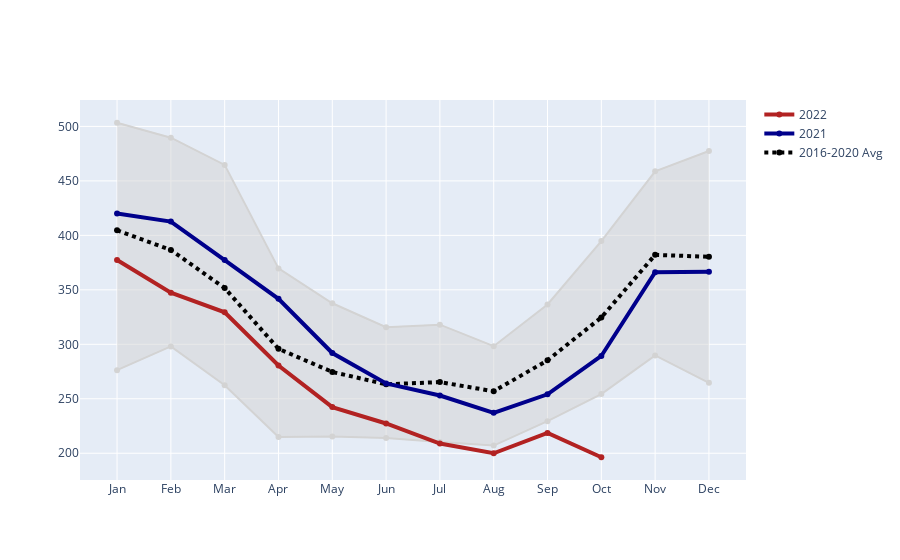

Notebook code for this chart:
### Code cell
import pandas as pd
import datetime as dt
from datetime import date
from datetime import datetime
import numpy as np
import plotly.graph_objects as go
from datetime import timedelta



source = pd.read_csv('Consumption.csv')

#seperate 2020 data due to different date encoding

data_2020 = source.loc[source['Date'].str.startswith('2020')]

data_rest = source.loc[~source['Date'].str.startswith('2020')]

#2020 convert to dateitime

data_2020['Date'] = pd.to_datetime(data_2020['Date'],format=r'%Y%m%d')
data_2020.sort_values(by='Date',ascending=True)

data_rest['Date'] = pd.to_datetime(data_rest['Date'],dayfirst=True)
data_rest.sort_values(by='Date',ascending=True)

merged_source = data_2020.append(data_rest)
merged_source.sort_values(by='Date',ascending=True)


def return_mm_dd(date):

    return(str(date.month))

merged_source['mm-dd'] = merged_source['Date'].apply(lambda x: dt.date.strftime(x,r"%m-%d"))
merged_source['y'] = merged_source['Date'].apply(lambda x: dt.date.strftime(x,r"%Y"))

pre_pivot = merged_source[['Consumption','mm-dd','y']]

pivot = pre_pivot.pivot_table(index='mm-dd',columns='y',values='Consumption')

def get_max_min(row):
    row.to_list()

columns_2016_to_2020 = ['2016','2017','2018','2019','2020']


pivot['Max'] = pivot.apply(lambda x: max(x[columns_2016_to_2020].to_list()),axis=1)
pivot['Min'] = pivot.apply(lambda x: min(x[columns_2016_to_2020].to_list()),axis=1)
pivot['Avg'] = pivot.apply(lambda x: np.nanmean(x[columns_2016_to_2020].to_list()),axis=1)

pivot['Month'] = pivot.index.to_series().apply(lambda x: x[:2])#returns month no.

#further pivots



range_pivot = pd.pivot_table(pivot, values=['Min','Max','Avg','2021','2022'], index=['Month'],
                    aggfunc={'Min': np.min,
                             'Max': np.max,
                             'Avg': np.nanmean,
                             '2021':np.nanmean,
                             '2022':np.nanmean})




# Set up Figure
p1_fig = go.Figure()





# Create x-axis labels for the months
months = ['Jan','Feb','Mar','Apr','May','Jun','Jul','Aug','Sep','Oct','Nov','Dec']

# Create the Graphs
#pivot.to_csv('pivot.csv')

data = range_pivot

p1_fig.add_trace(go.Scatter(x=months, y=data['Max'],
    fill=None,
    mode=None,
    line_color='lightgray', showlegend=False
    ))

p1_fig.add_trace(go.Scatter(x=months, y=data['Min'],
    fill='tonexty', # fill area between trace0 and trace1
    mode=None, line_color='lightgray', showlegend=False))


p1_fig.add_trace(go.Scatter(x=months, y=data['Avg'], name='2016-2020 Avg',
                                 line=dict(color='black', width=4, dash='dot')))

p1_fig.add_trace(go.Scatter(x=months, y=data['2021'], name='2021',
                                 line=dict(color='darkblue', width=4)))
p1_fig.add_trace(go.Scatter(x=months, y=data['2022'], name='2022',
                                 line=dict(color='firebrick', width=4)))

p1_fig.show()

### Figure 1 — Plotly figure (JSON) as saved in the notebook; plotly's stock layout.template omitted (floating-point values rounded to 4 significant figures)
{"data": [{"line": {"color": "lightgray"}, "showlegend": false, "type": "scatter", "x": ["Jan", "Feb", "Mar", "Apr", "May", "Jun", "Jul", "Aug", "Sep", "Oct", "Nov", "Dec"], "y": [503.4, 489.6, 464.7, 369.7, 337.7, 315.7, 318.0, 298.2, 336.5, 394.8, 458.8, 477.4]}, {"fill": "tonexty", "line": {"color": "lightgray"}, "showlegend": false, "type": "scatter", "x": ["Jan", "Feb", "Mar", "Apr", "May", "Jun", "Jul", "Aug", "Sep", "Oct", "Nov", "Dec"], "y": [276.3, 298.1, 262.4, 215.0, 215.3, 213.9, 210.3, 207.0, 229.4, 254.3, 289.8, 264.7]}, {"line": {"color": "black", "dash": "dot", "width": 4}, "name": "2016-2020 Avg", "type": "scatter", "x": ["Jan", "Feb", "Mar", "Apr", "May", "Jun", "Jul", "Aug", "Sep", "Oct", "Nov", "Dec"], "y": [404.6, 386.6, 351.6, 295.9, 274.6, 263.3, 265.3, 256.9, 285.3, 324.6, 382.1, 380.3]}, {"line": {"color": "darkblue", "width": 4}, "name": "2021", "type": "scatter", "x": ["Jan", "Feb", "Mar", "Apr", "May", "Jun", "Jul", "Aug", "Sep", "Oct", "Nov", "Dec"], "y": [420.0, 412.6, 377.4, 341.8, 292.0, 264.1, 253.0, 237.1, 254.1, 289.3, 366.1, 366.5]}, {"line": {"color": "firebrick", "width": 4}, "name": "2022", "type": "scatter", "x": ["Jan", "Feb", "Mar", "Apr", "May", "Jun", "Jul", "Aug", "Sep", "Oct", "Nov", "Dec"], "y": [377.4, 347.4, 329.4, 280.6, 242.4, 227.3, 209.0, 200.0, 218.6, 196.3, null, null]}], "layout": {}}
